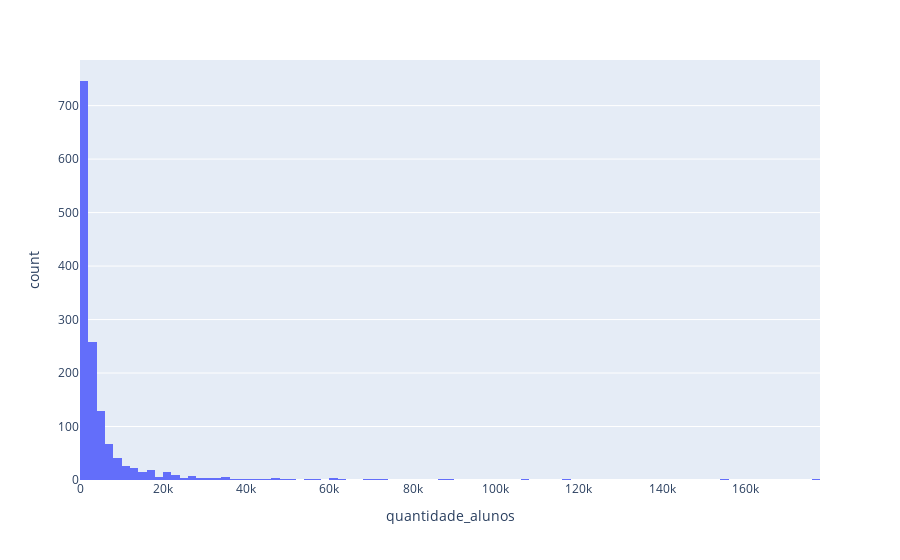

Notebook code for this chart:
### Code cell
import plotly.express as px

px.histogram(cursos_pd, x="quantidade_alunos")

### Figure 1 — Plotly figure (JSON) as saved in the notebook; plotly's stock layout.template omitted (floating-point values rounded to 4 significant figures; data arrays with more than 128 entries replaced by an {"elided": "..."} marker saying what was removed)
{"data": [{"alignmentgroup": "True", "bingroup": "x", "hovertemplate": "quantidade_alunos=%{x}<br>count=%{y}<extra></extra>", "legendgroup": "", "marker": {"color": "#636efa", "pattern": {"shape": ""}}, "name": "", "offsetgroup": "", "orientation": "v", "showlegend": false, "type": "histogram", "x": {"elided": "1418 int values"}, "xaxis": "x", "yaxis": "y"}], "layout": {"barmode": "relative", "legend": {"tracegroupgap": 0}, "margin": {"t": 60}, "xaxis": {"anchor": "y", "domain": [0, 1], "title": {"text": "quantidade_alunos"}}, "yaxis": {"anchor": "x", "domain": [0, 1], "title": {"text": "count"}}}}
